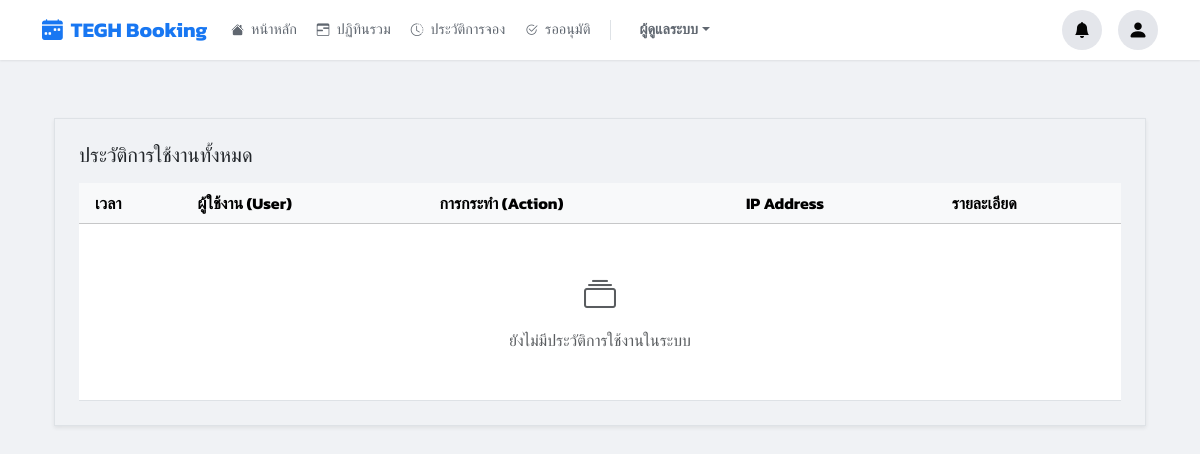
/audit-log/ (signed in), run on an earlier commit of the app's database.
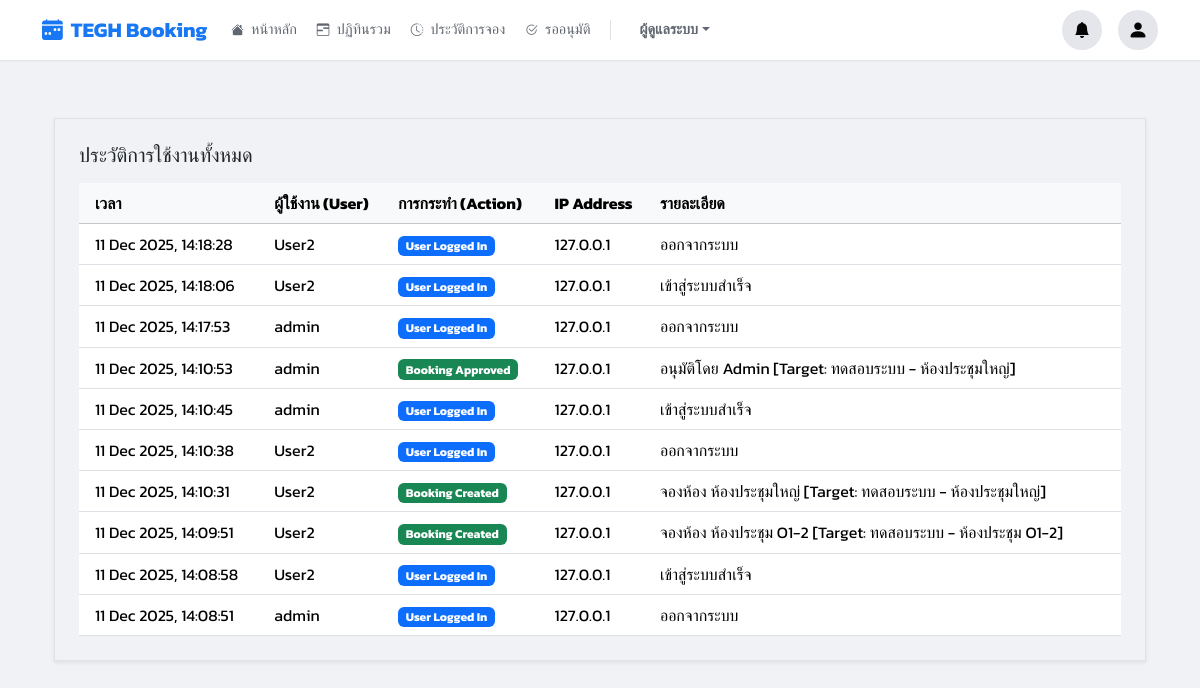
And on a later commit of the database.
### booking/models.py (models this page shows, shortened)
class AuditLog(models.Model):
    ACTION_CHOICES = [
        ('LOGIN', 'User Logged In'),
        ('BOOKING_CREATED', 'Booking Created'),
        ('BOOKING_EDITED', 'Booking Edited'),
        ('BOOKING_CANCELLED', 'Booking Cancelled'),
        ('BOOKING_APPROVED', 'Booking Approved'),
        ('BOOKING_REJECTED', 'Booking Rejected'),
        ('OUTLOOK_SYNC', 'Outlook Synced'),
    ]
    user = models.ForeignKey(User, on_delete=models.SET_NULL, null=True, blank=True)
    action = models.CharField(max_length=20, choices=ACTION_CHOICES)
    timestamp = models.DateTimeField(auto_now_add=True)
    details = models.TextField(blank=True, null=True)
    ip_address = models.GenericIPAddressField(null=True, blank=True)
    class Meta:
        ordering = ['-timestamp']

### booking/views.py (the view)
# urls.py: path('audit-log/', views.audit_log_view, name='audit_log'),
@login_required
def audit_log_view(request):
    logs = AuditLog.objects.all()
    paginator = Paginator(logs, 25)
    page_obj = paginator.get_page(request.GET.get('page'))
    return render(request, 'pages/audit_log.html', {**get_base_context(request), 'page_obj': page_obj})

### booking/views.py (called while the page is built)
def is_admin(user):
    return user.is_authenticated and (user.is_superuser or user.is_staff or user.groups.filter(name='Admin').exists())

def is_approver_or_admin(user):
    return user.is_authenticated and (user.is_superuser or user.is_staff or user.groups.filter(name__in=['Approver', 'Admin']).exists())

### templates/pages/audit_log.html (shortened to what this page needs)
{% extends 'base.html' %}
{% load static %}
{% block content %}
<div class="container-fluid py-4">
    <div class="content-card shadow-sm border p-3 p-md-4">
        <h5 class="mb-3">ประวัติการใช้งานทั้งหมด</h5>
        <div class="table-responsive">
            <table class="table table-hover mb-0 align-middle">
                <thead class="table-light">
                    <tr>
                        <th scope="col" class="ps-3">เวลา</th>
                        <th scope="col">ผู้ใช้งาน (User)</th>
                        <th scope="col">การกระทำ (Action)</th>
                        <th scope="col">IP Address</th>
                        <th scope="col">รายละเอียด</th>
                    </tr>
                </thead>
                <tbody>
                    {% for log in page_obj %}
                    <tr>
                        <td class="ps-3">{{ log.timestamp|date:"d M Y, H:i:s" }}</td>
                        <td>
                            {% if log.user %}
                                {{ log.user.username }}
                            {% else %}
                                <span class="text-muted small">(N/A)</span>
                            {% endif %}
                        </td>
                        <td>
                            <span class="badge
                                {% if log.action == 'LOGIN' %}bg-primary
                                {% elif log.action == 'BOOKING_CREATED' %}bg-success
                                {% elif log.action == 'BOOKING_EDITED' %}bg-info
                                {% elif log.action == 'BOOKING_APPROVED' %}bg-success
                                {% elif log.action == 'BOOKING_REJECTED' %}bg-warning text-dark
                                {% elif log.action == 'BOOKING_CANCELLED' %}bg-danger
                                {% else %}bg-secondary{% endif %}">
                                {{ log.get_action_display }}
                            </span>
                        </td>
                        <td>{{ log.ip_address|default:"-" }}</td>
                        <td>{{ log.details|default:"-" }}</td>
                    </tr>
                    {% empty %}
                    <tr>
                        <td colspan="5" class="text-center text-muted py-5">
                            <i class="bi bi-collection fs-2 d-block mb-2"></i>
                            ยังไม่มีประวัติการใช้งานในระบบ
                        </td>
                    </tr>
                    {% endfor %}
                </tbody>
            </table>
        </div>
    </div>
</div>
{% endblock %}

### templates/base.html (shortened to what this page needs)
{% load static %}
<!DOCTYPE html>
<html lang="th">
<head>
    <link href="https://cdn.jsdelivr.net/npm/bootstrap@5.3.3/dist/css/bootstrap.min.css" rel="stylesheet">
    <link rel="stylesheet" href="https://cdn.jsdelivr.net/npm/bootstrap-icons@1.11.3/font/bootstrap-icons.min.css">
    <link href="https://cdn.jsdelivr.net/npm/sweetalert2@11/dist/sweetalert2.min.css" rel="stylesheet">
</head>
<body>
    {% if user.is_authenticated %}
        <nav class="navbar navbar-expand-lg fixed-top">
            <div class="container">
                <a class="navbar-brand me-3" href="{% url 'dashboard' %}"><i class="bi bi-calendar-week-fill me-2"></i> TEGH Booking</a>
                <div class="collapse navbar-collapse" id="mainNavbar">
                    <ul class="navbar-nav nav-pills me-auto mb-2 mb-lg-0 gap-1 align-items-center mt-2 mt-lg-0">
                        {% for item in menu_items %}
                            {% if item.show %}
                                <li class="nav-item"><a class="nav-link {% if item.active %}active{% endif %}" href="{% url item.url_name %}"><i class="{{ item.icon }} me-1 small"></i> {{ item.label }}</a></li>
                            {% endif %}
                        {% endfor %}
                        {% if is_admin_user %}
                            <li class="nav-item border-start mx-2 ps-2 d-none d-lg-block" style="height: 20px; border-color: #ddd;"></li>
                            <li class="nav-item dropdown">
                                <a class="nav-link dropdown-toggle fw-bold small" href="#" role="button" data-bs-toggle="dropdown">ผู้ดูแลระบบ</a>
                            </li>
                        {% endif %}
                    </ul>
                    <ul class="navbar-nav ms-auto mb-2 mb-lg-0 flex-row align-items-center gap-3 mt-3 mt-lg-0 justify-content-end">
                        <li class="nav-item dropdown position-relative">
                            <a class="btn-circle-fb" href="#" id="fbNotifyDropdown" role="button" data-bs-toggle="dropdown" aria-expanded="false">
                                <i class="bi bi-bell-fill"></i>
                            </a>
                        </li>
                        <li class="nav-item dropdown position-relative">
                            <a class="btn-circle-fb" href="#" id="userDropdown" role="button" data-bs-toggle="dropdown" aria-expanded="false">
                                <i class="bi bi-person-fill fs-5"></i>
                            </a>
                        </li>
                    </ul>
                </div>
            </div>
        </nav>
    {% endif %}
    <main class="container mt-4 main-content-wrapper" id="main-content">
        {% block content %}{% endblock %}
    </main>
</body>
</html>

### templates/base.html (style rules this page uses)
body { background-color: #f0f2f5; font-family: 'Kanit', sans-serif; padding-top: 70px; }
.main-content-wrapper { padding-bottom: 2rem; }
.navbar { background-color: #ffffff; box-shadow: 0 1px 2px rgba(0, 0, 0, 0.08); min-height: 60px; padding: 0; }
.navbar-brand { color: #1877f2 !important; font-weight: 700; font-size: 1.3rem; display: flex; align-items: center; }
.nav-pills .nav-link { border-radius: 50px; padding: 5px 14px; font-size: 0.9rem; color: #606770; font-weight: 500; transition: all 0.2s; }
.btn-circle-fb { width: 40px; height: 40px; background-color: #e4e6eb; border-radius: 50%; display: flex; align-items: center; justify-content: center; color: #050505; text-decoration: none; transition: background-color 0.2s; cursor: pointer; border: none; position: relative; }

What changed in the data, as far as the page shows it:
added AuditLog: timestamp "11 Dec 2025, 14:18:28", user.username "User2", action "User Logged In", ip_address "127.0.0.1", details "ออกจากระบบ"
added AuditLog: timestamp "11 Dec 2025, 14:18:06", user.username "User2", action "User Logged In", ip_address "127.0.0.1", details "เข้าสู่ระบบสำเร็จ"
added AuditLog: timestamp "11 Dec 2025, 14:17:53", user.username "admin", action "User Logged In", ip_address "127.0.0.1", details "ออกจากระบบ"
added AuditLog: timestamp "11 Dec 2025, 14:10:53", user.username "admin", action "Booking Approved", ip_address "127.0.0.1", details "อนุมัติโดย Admin [Target: ทดสอบระบบ - ห้องประชุมใหญ่]"
added AuditLog: timestamp "11 Dec 2025, 14:10:45", user.username "admin", action "User Logged In", ip_address "127.0.0.1", details "เข้าสู่ระบบสำเร็จ"
added AuditLog: timestamp "11 Dec 2025, 14:10:38", user.username "User2", action "User Logged In", ip_address "127.0.0.1", details "ออกจากระบบ"
added AuditLog: timestamp "11 Dec 2025, 14:10:31", user.username "User2", action "Booking Created", ip_address "127.0.0.1", details "จองห้อง ห้องประชุมใหญ่ [Target: ทดสอบระบบ - ห้องประชุมใหญ่]"
added AuditLog: timestamp "11 Dec 2025, 14:09:51", user.username "User2", action "Booking Created", ip_address "127.0.0.1", details "จองห้อง ห้องประชุม O1-2 [Target: ทดสอบระบบ - ห้องประชุม O1-2]"
added AuditLog: timestamp "11 Dec 2025, 14:08:58", user.username "User2", action "User Logged In", ip_address "127.0.0.1", details "เข้าสู่ระบบสำเร็จ"
added AuditLog: timestamp "11 Dec 2025, 14:08:51", user.username "admin", action "User Logged In", ip_address "127.0.0.1", details "ออกจากระบบ"
Also different on the page:
text no longer shown: "ยังไม่มีประวัติการใช้งานในระบบ"
